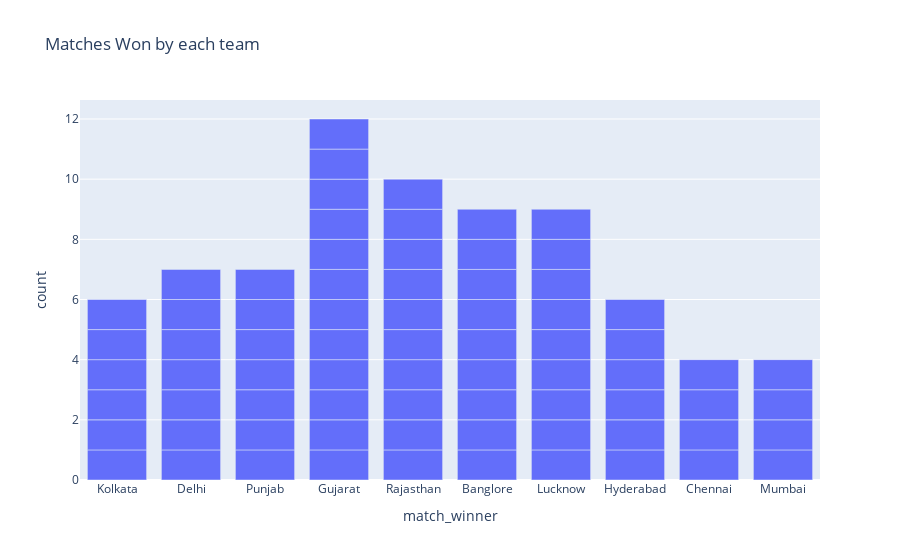

Here is the notebook cell this chart was saved with:
### Markdown cell above
### Number of Matches won by each team

### Code cell
figure = px.bar(df , x = df["match_winner"] , title = "Matches Won by each team", height = 500)
figure.show()

### Figure 1 — Plotly figure (JSON) as saved in the notebook; plotly's stock layout.template omitted (floating-point values rounded to 4 significant figures)
{"data": [{"alignmentgroup": "True", "hovertemplate": "match_winner=%{x}<br>count=%{y}<extra></extra>", "legendgroup": "", "marker": {"color": "#636efa", "pattern": {"shape": ""}}, "name": "", "offsetgroup": "", "orientation": "v", "showlegend": false, "textposition": "auto", "type": "bar", "x": ["Kolkata", "Delhi", "Punjab", "Gujarat", "Rajasthan", "Banglore", "Lucknow", "Kolkata", "Rajasthan", "Gujarat", "Punjab", "Lucknow", "Banglore", "Kolkata", "Lucknow", "Gujarat", "Hyderabad", "Banglore", "Delhi", "Rajasthan", "Hyderabad", "Chennai", "Punjab", "Gujarat", "Hyderabad", "Lucknow", "Banglore", "Hyderabad", "Gujarat", "Rajasthan", "Banglore", "Delhi", "Chennai", "Rajasthan", "Gujarat", "Hyderabad", "Lucknow", "Punjab", "Rajasthan", "Gujarat", "Delhi", "Lucknow", "Gujarat", "Mumbai", "Lucknow", "Chennai", "Kolkata", "Punjab", "Banglore", "Delhi", "Mumbai", "Rajasthan", "Lucknow", "Banglore", "Chennai", "Kolkata", "Gujarat", "Delhi", "Mumbai", "Punjab", "Kolkata", "Gujarat", "Rajasthan", "Delhi", "Hyderabad", "Lucknow", "Banglore", "Rajasthan", "Mumbai", "Punjab", "Gujarat", "Banglore", "Rajasthan", "Gujarat"], "xaxis": "x", "y": [1, 1, 1, 1, 1, 1, 1, 1, 1, 1, 1, 1, 1, 1, 1, 1, 1, 1, 1, 1, 1, 1, 1, 1, 1, 1, 1, 1, 1, 1, 1, 1, 1, 1, 1, 1, 1, 1, 1, 1, 1, 1, 1, 1, 1, 1, 1, 1, 1, 1, 1, 1, 1, 1, 1, 1, 1, 1, 1, 1, 1, 1, 1, 1, 1, 1, 1, 1, 1, 1, 1, 1, 1, 1], "yaxis": "y"}], "layout": {"autosize": true, "barmode": "relative", "legend": {"tracegroupgap": 0}, "title": {"text": "Matches Won by each team"}, "xaxis": {"anchor": "y", "autorange": true, "domain": [0, 1], "range": [-0.5, 9.5], "title": {"text": "match_winner"}, "type": "category"}, "yaxis": {"anchor": "x", "autorange": true, "domain": [0, 1], "range": [0, 12.63], "title": {"text": "count"}, "type": "linear"}}}
